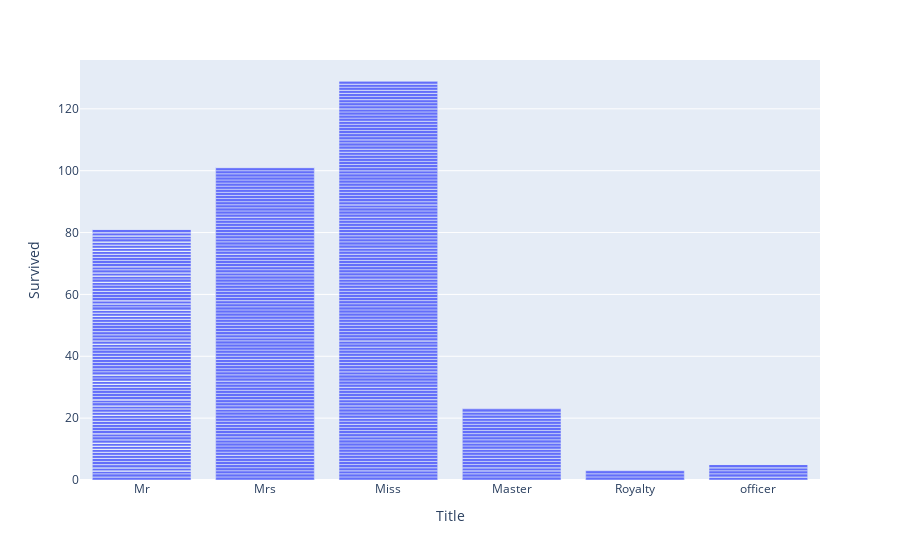

The code cell stored with this chart in its notebook:
### Code cell
fig10=express.bar(data_frame=dates, x="Title",y="Survived",orientation="v")
fig10.show()
ff4=sns.barplot(x="Title", y="Survived", data=dates)
ff4

### Figure 1 — Plotly figure (JSON) as saved in the notebook; plotly's stock layout.template omitted (floating-point values rounded to 4 significant figures; data arrays with more than 128 entries replaced by an {"elided": "..."} marker saying what was removed)
{"data": [{"alignmentgroup": "True", "hovertemplate": "Title=%{x}<br>Survived=%{y}<extra></extra>", "legendgroup": "", "marker": {"color": "#636efa", "pattern": {"shape": ""}}, "name": "", "offsetgroup": "", "orientation": "v", "showlegend": false, "textposition": "auto", "type": "bar", "x": {"elided": "1309 str values"}, "xaxis": "x", "y": {"elided": "1309 int values"}, "yaxis": "y"}], "layout": {"barmode": "relative", "legend": {"tracegroupgap": 0}, "margin": {"t": 60}, "xaxis": {"anchor": "y", "domain": [0, 1], "title": {"text": "Title"}}, "yaxis": {"anchor": "x", "domain": [0, 1], "title": {"text": "Survived"}}}}
